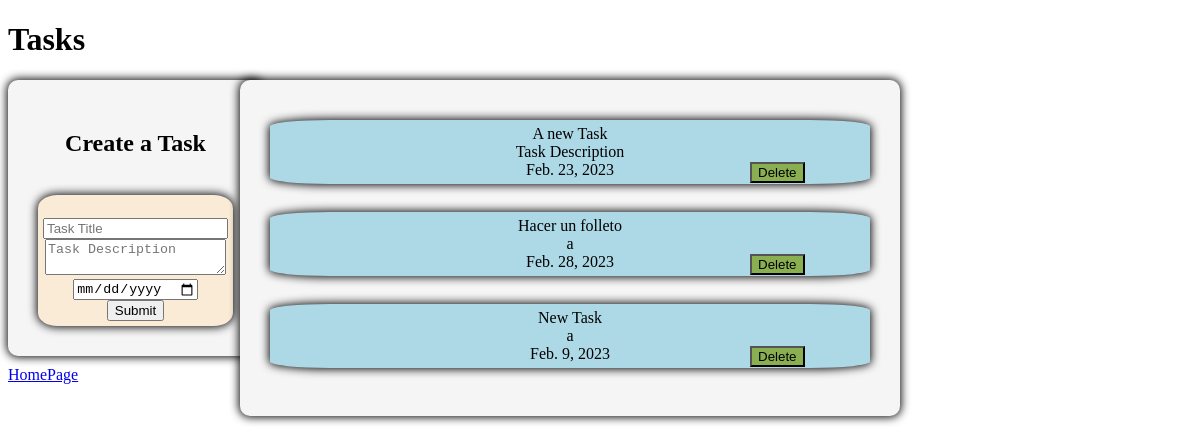
Page /tasks/ (signed in) on the committed database.
### Tasks/models.py (models this page shows)
class Task(models.Model):
    Title = models.CharField(max_length=50)
    Description = models.TextField()
    DueDate = models.DateField()
    Completed = models.BooleanField(default=False)
    Owner = models.ForeignKey(User, on_delete= models.CASCADE)

### Tasks/views.py (the view)
# urls.py: path('', views.main),
def main(request):
    if request.method == 'POST':
        Title = request.POST['Title']
        Description = request.POST['Description']
        Date = request.POST['DueDate']
        try:
            NewTask = Task.objects.create(Title = Title, Description = Description, DueDate = Date, Owner = request.user)
            NewTask.save()
            messages.info(request, f'Task \'{Title}\' has been created')
            return redirect('/tasks/')
        except:
            messages.info(request, 'Fields cant be empty')
            return redirect('/tasks/')
    else:
        Data = Task.objects.filter(Owner = request.user)
        context = {'tareas': Data}
        return render(request, 'Main.html', context)

### Tasks/templates/Main.html (shortened to what this page needs)
<!DOCTYPE html>
<html lang="en">
<head>
    <link rel="stylesheet" type="text/css" href="/static/taskStyle.css">
</head>
<body>
    <div><h1>Tasks</h1></div>
    <div>
        <div class = 'box'>
            <h2>Create a Task </h2><br>
            <div class = 'create'>
                <form action = '' method = 'post'>
                    {% csrf_token %}<br>
                    <input type = 'text' name = 'Title' placeholder="Task Title"><br>
                    <textarea id = 'Description' name = 'Description' placeholder="Task Description"></textarea> <br>
                    <input type = 'date' name = 'DueDate'><br>
                    <input type = 'submit'>
            </div>
        </div>
    </div>
    <div class = 'boxTask'>
        {% for task in tareas %}
        <div class = 'task'>
            {{task.Title}}<br>  {{task.Description}} <br> {{task.DueDate}}<br>
            <form action="{% url 'delete' %}" method="post">
                <div class='delete'>
                    <input type='submit' name='Delete' value='Delete' class='delete'>
                </div>
            </form>
        </div> <br>
        {% endfor %}
    </div>
    <a href = '/'>HomePage</a>
</body>
</html>

### mysite/static/taskStyle.css (style rules this page uses)
.create { display: flex; position: relative; background-color: antiquewhite; width: fit-content; border-radius: 10%; padding: 5px; box-shadow: 0px 0px 10px 1px ; justify-content: center; }
.task { display: flex; position: relative; background-color: lightblue; width: auto; border-radius: 10%; padding: 5px; box-shadow: 0px 0px 10px 1px ; justify-content: center; margin-top: 10px; }
.delete { position: absolute; top: 65%; left:80%; background-color: rgb(137, 175, 81); }
.box { margin-bottom: 10px; background-color: whitesmoke; display:block; width: fit-content; padding: 30px; text-align: center; box-shadow: 0px 0px 10px 1px; border-radius: 10px; align-content: center; }
.boxTask { position: absolute; left: 20%; top: 10%; margin-bottom: 10px; background-color: whitesmoke; display:block; width: 50%; padding: 30px; text-align: center; box-shadow: 0px 0px 10px 1px; border-radius: 10px; align-content: center; }

### rows in the picture
Task: Title "A new Task", Description "Task Description", DueDate "Feb. 23, 2023"
Task: Title "Hacer un folleto", Description "a", DueDate "Feb. 28, 2023"
Task: Title "New Task", Description "a", DueDate "Feb. 9, 2023"
